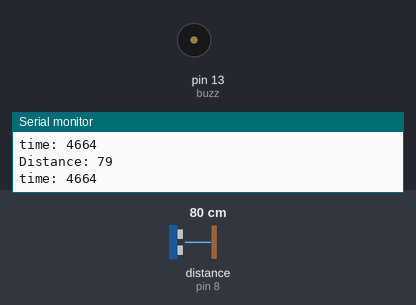
This sketch was run on a simulated Arduino Uno, built with avr-gcc and run on an emulated ATmega328P. Parts: buzzer (waves = sounding, pin HIGH), the last lines printed to the serial monitor. The test bench sets the inputs (shaded band); at power-on: distance to the obstacle (sensor on pin 8) 80 cm. The echo pulse lasts 58.3 µs per cm; pins used as bus, display or sensor lines are not drawn.

Above: at 1.2 s.
1.3 s: distance to the obstacle (sensor on pin 8) set to 27 cm
2.8 s: distance to the obstacle (sensor on pin 8) set to 22 cm
At 4.0 s:
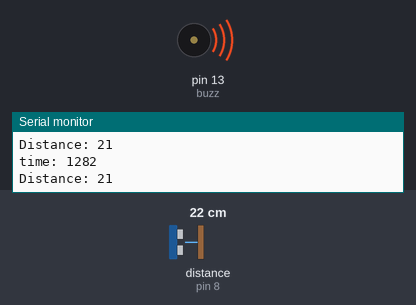
4.3 s: distance to the obstacle (sensor on pin 8) set to 35 cm
At 4.6 s:
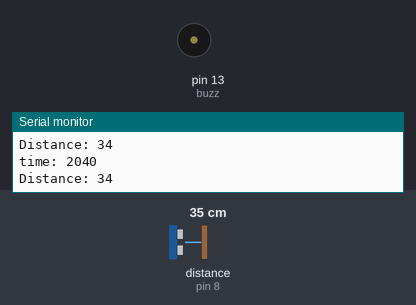
7.3 s: distance to the obstacle (sensor on pin 8) set to 18 cm
At 8.0 s:
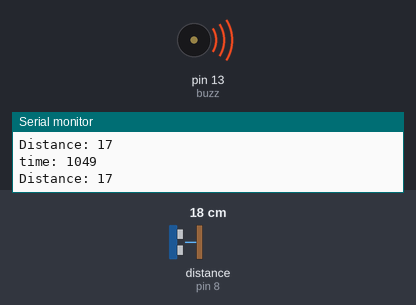
Timing chart, 0 to 10.3 s (numbered marks = the images above; inputs shaded):
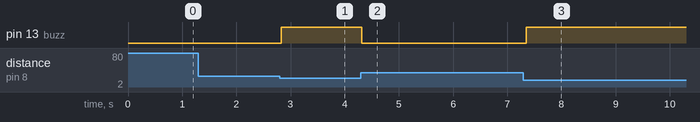

Measured:
- the behaviour switches between 26 and 25 cm on distance to the obstacle (sensor on pin 8) (found by bisection; images 0 and 1)
- after the input at 2.8 s, pin 13 (buzz): LOW → HIGH at once
- after the input at 4.3 s, pin 13 (buzz): HIGH → LOW at once
- after the input at 7.3 s, pin 13 (buzz): LOW → HIGH after 0.05 s

The sketch:

ultrasonic_warning_light_and_buzz.ino
```cpp
// Ultrasonic sensor. Effect:
// If distance > 50cm, a green light is on
// if something moves closer (25-50cm range) a red light comes on to warn
// If something is closer than 25 cm, the buzzer alarms

int distance;
int time;
int green = 4;
int red = 2;
int buzz = 13;

void setup() {
  pinMode(7,OUTPUT);
  pinMode(8,INPUT);
  pinMode(13,OUTPUT);
  Serial.begin(9600);
}

void loop() {
  digitalWrite(7,LOW);
  delayMicroseconds(2);
  digitalWrite(7,HIGH);
  delayMicroseconds(100);
  digitalWrite(7,LOW);

  time = pulseIn(8,HIGH); // returns timein microseconds
  Serial.print("time: ");
  Serial.println(time);
  distance = 34300*time/(2*1000000); // speed of sound: 34300 cm/s. divide by 2 to get actual distance, divide by 1000000 to convert microseconds to seconds
  Serial.print("Distance: ");
  Serial.println(distance);

  if (distance < 25){
    digitalWrite(buzz,LOW);
    digitalWrite(red,LOW);
    digitalWrite(green,LOW);
    digitalWrite(buzz,HIGH);
    delay(10);
  }
  else if (distance < 50){
    digitalWrite(buzz,LOW);
    digitalWrite(red,LOW);
    digitalWrite(green,LOW);
    digitalWrite(red,HIGH);
  }
  else{
    digitalWrite(buzz,LOW);
    digitalWrite(red,LOW);
    digitalWrite(green,LOW);
    digitalWrite(green,HIGH);
  }
}
```
